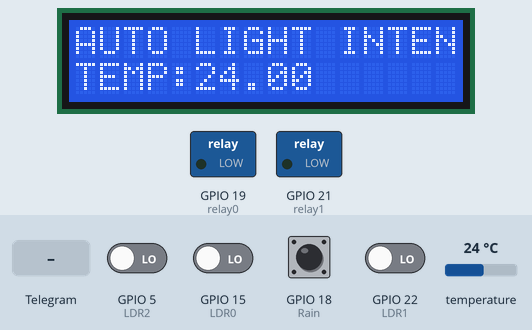
The sketch below on a simulated ESP32. Shown: 16×2 character LCD, switched loads named in the sketch (green lamp = pin HIGH). Inputs (shaded band) come from the test bench; at power-on: GPIO 18 (Rain) HIGH, GPIO 5 (LDR2), GPIO 15 (LDR0), GPIO 22 (LDR1) LOW, temperature 24 °C. WiFi joins after 1.5 s; servers stay silent unless stated; random numbers use the default seed unless the sketch sets one; what the sketch prints to the serial monitor is not drawn.

Above: at 1.5 s.
1.6 s: GPIO 18 (Rain) pulled LOW for 1 s
At 2.9 s:
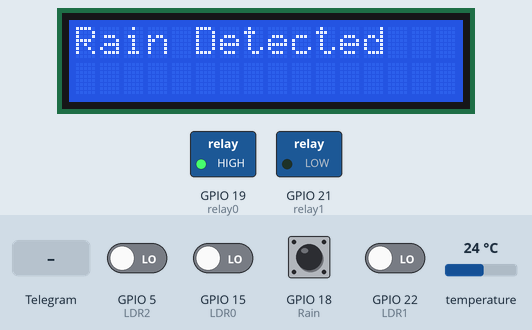
5.4 s: GPIO 5 (LDR2) driven HIGH
At 6.5 s:
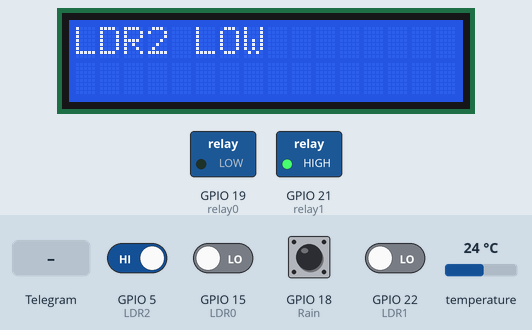
7.6 s: GPIO 15 (LDR0) driven HIGH
At 11.0 s:
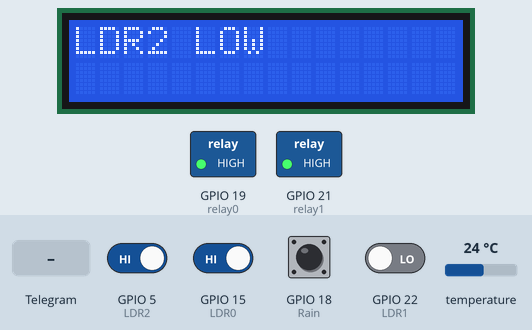
11.2 s: Telegram message "/Light2off" received
At 12.3 s:
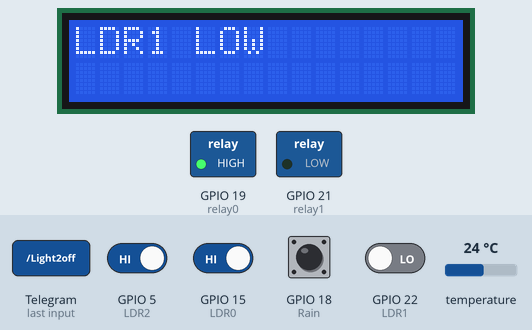
13.3 s: GPIO 5 (LDR2) driven LOW
At 15.1 s:
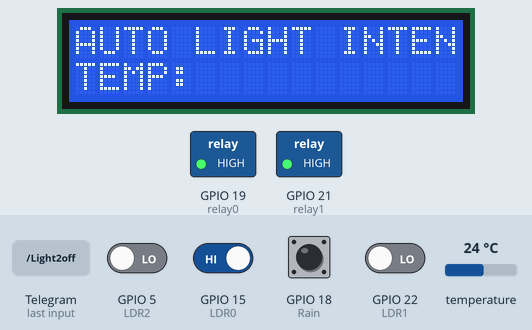
16.0 s: Telegram message "/Light2on" received
At 17.77 s:
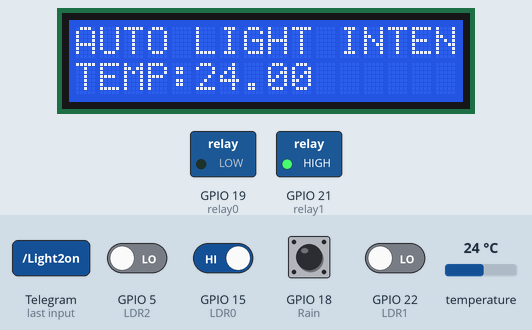
Timing chart, 0 to 20.4 s (numbered marks = the images above; inputs shaded):
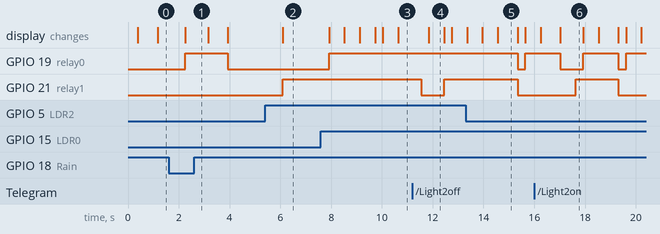

Measured:
- after the input at 1.6 s, GPIO 19 (relay0): LOW → HIGH after 0.65 s, → LOW 1.7 s later; the display: changes after 0.65 s (image 1)
- after the input at 5.4 s, GPIO 21 (relay1): LOW → HIGH after 0.70 s; the display: changes after 0.70 s (image 2)
- after the input at 7.6 s, GPIO 19 (relay0): LOW → HIGH after 0.32 s; the display: first changes after 0.32 s (image 3 shows a later state)
- after the input at 11.2 s, GPIO 21 (relay1): HIGH → LOW after 0.34 s, → HIGH 0.91 s later
- after the input at 13.3 s, GPIO 19 (relay0): HIGH → LOW after 2.0 s, → HIGH 0.30 s later; GPIO 21 (relay1): HIGH → LOW after 2.0 s
- after the input at 16.0 s, GPIO 21 (relay1): LOW → HIGH after 1.6 s, → LOW 1.7 s later
- what the display in image 4 shows lasts 0.6 s, from 11.8 s to 12.4 s

The sketch:

Automated_Light.ino
```cpp
#include <WiFi.h>
#include <WiFiClientSecure.h>
#include <UniversalTelegramBot.h>
#include <ArduinoJson.h>
#include <LiquidCrystal.h>
#include <OneWire.h>
#include <DallasTemperature.h>

#define ONE_WIRE_BUS 4

OneWire oneWire(ONE_WIRE_BUS);
DallasTemperature sensors(&oneWire);

LiquidCrystal lcd(13,12,14,27,26,25);


// Network credentials
const char *ssid = "dell";
const char *password = "12345678";

// Initialize Telegram BOT Token and Chat ID
#define BOTtoken "5982198371:AAEL3cD2U6IyORf9zlOD_sl5-X85MXyhKbc"

// #define CHAT_ID "969506549"
#define CHAT_ID "2129129685"

WiFiClientSecure client;
UniversalTelegramBot bot(BOTtoken, client);

const int LDR0 = 15;
const int LDR1 = 22;
const int LDR2 = 5;

const int Rain = 18;

const int relay0 = 19;
const int relay1 = 21;

int LDRState0 = 0;
int LDRState1 = 0;
int LDRState2 = 0;
int rainState = 0;

int botRequestDelay = 1000;
unsigned long lastTimeBotRan;

long randNumber;

void setup() {

   Serial.begin(115200);
   sensors.begin();

   pinMode(LDR0, INPUT_PULLDOWN);
   pinMode(LDR1, INPUT_PULLDOWN);
   pinMode(LDR2, INPUT_PULLDOWN);

   pinMode(Rain, INPUT_PULLUP);

   pinMode(relay0, OUTPUT);
   pinMode(relay1, OUTPUT);


   WiFi.mode(WIFI_STA);
   WiFi.begin(ssid, password);

   // Add root certificate for api.telegram.org
   client.setCACert(TELEGRAM_CERTIFICATE_ROOT);

   // put your setup code here, to run once:
  lcd.begin(16, 2);
  lcd.print("AUTO LIGHT INTEN");
  lcd.setCursor(0, 1);
  lcd.print("BASED ON WEATHER");

  // while (WiFi.status() != WL_CONNECTED)
  // {
  //  WiFi.begin(ssid, password);
  //  Serial.print("WiFi Connecting.");
  //  delay(500);
  //  }

  bot.sendMessage(CHAT_ID, "Project started up", "");

  }

void loop() {

  // put your main code here, to run repeatedly:
  LDRState0     = digitalRead(LDR0);
  LDRState1     = digitalRead(LDR1);
  LDRState2     = digitalRead(LDR2);

  rainState     = digitalRead(Rain);

  if (millis() > lastTimeBotRan + botRequestDelay)  {
     int numNewMessages = bot.getUpdates(bot.last_message_received + 1);
     while(numNewMessages) {
     Serial.println("got response");
     handleNewMessages(numNewMessages);
     numNewMessages = bot.getUpdates(bot.last_message_received + 1);
    }
    lastTimeBotRan = millis();
   }


if(LDRState0 == HIGH)
 {
  lcd.clear();
  lcd.print("LDR1 LOW     ");
  digitalWrite(relay0,HIGH);
  randNumber = random(8, 12);
  String message = "LDR1 Trigger";
  message =message +'\n' +"V:"+ String(randNumber);
  bot.sendMessage(CHAT_ID, message, "");

  LDRState1  = digitalRead(LDR1);

 if(LDRState1 == HIGH)
 {
  bot.sendMessage(CHAT_ID, "REPAIR REQUIRED!!!!!!", "");
 }
 else
 {
  bot.sendMessage(CHAT_ID, "LIGHT ACTIVE", "");
 }
}

  if(LDRState2 == HIGH)
 {
  Serial.print("LDR2 Trigger");
  lcd.clear();
  lcd.print("LDR2 LOW     ");
  digitalWrite(relay1,HIGH);
  randNumber = random(11, 12);
  String message = "LDR2 Trigger";
  message =message +'\n' +"V:"+ String(randNumber);
  bot.sendMessage(CHAT_ID, message, "");
 }

else if(rainState == LOW)
 {
  Serial.print("Rain Detected   ");
  lcd.clear();
  lcd.print("Rain Detected   ");
  digitalWrite(relay0,HIGH);
  bot.sendMessage(CHAT_ID, "It's Raining", "");
 }

else
{
  lcd.setCursor(0, 0);
  lcd.print("AUTO LIGHT INTEN");
  lcd.setCursor(0, 1);
  lcd.print("TEMP:");
  sensors.requestTemperatures();
  sensors.getTempCByIndex(0);
  lcd.print(sensors.getTempCByIndex(0));
  lcd.print("              ");
  digitalWrite(relay0,LOW);
  digitalWrite(relay1,LOW);
}

}


void handleNewMessages(int numNewMessages) {

   for (int i=0; i<numNewMessages; i++) {

    // Chat id of the requester
    String chat_id = String(bot.messages[i].chat_id);
    if (chat_id != CHAT_ID){
      bot.sendMessage(chat_id, "Unauthorized user", "");
      continue;
    }

    // Print the received message
    String text = bot.messages[i].text;
    Serial.println(text);

    String from_name = bot.messages[i].from_name;

    if (text == "/start") {
      String welcome = "Welcome, " + from_name + ".\n";
      welcome += "Use the following commands\n\n";
      welcome += "/Light1on' to turn LIGHT ON \n";
      welcome += "/Light1off' to turn LIGHT OFF \n";
      welcome += "/Light2on' to turn LIGHT ON \n";
      welcome += "/Light2off' to turn LIGHT OFF \n";
      bot.sendMessage(chat_id, welcome, "");
    }

    if (text == "Light 1on") {bot.sendMessage(chat_id, "Light1 state set to ON", "");
                             digitalWrite(relay0, HIGH);
                             }
    if (text == "/Light1on") {bot.sendMessage(chat_id, "Light1 state set to ON", "");
                             digitalWrite(relay0, HIGH);}

    if (text == "Light 1off") {bot.sendMessage(chat_id, "Light1 state set to OFF", "");
                              digitalWrite(relay0, LOW);}
    if (text == "/Light1off") {bot.sendMessage(chat_id, "Light1 state set to OFF", "");
                              digitalWrite(relay0,LOW);}

    if (text == "Light 2on") {bot.sendMessage(chat_id, "Light2 state set to ON", "");
                             digitalWrite(relay1, HIGH);}
    if (text == "/Light2on") {bot.sendMessage(chat_id, "Light2 state set to ON", "");
                             digitalWrite(relay1, HIGH);}

    if (text == "Light 2off") {bot.sendMessage(chat_id, "Light2 state set to OFF", "");
                              digitalWrite(relay1, LOW);}
    if (text == "/Light2off") {bot.sendMessage(chat_id, "Light2 state set to OFF", "");
                              digitalWrite(relay1,LOW);}

      }
    }
```
